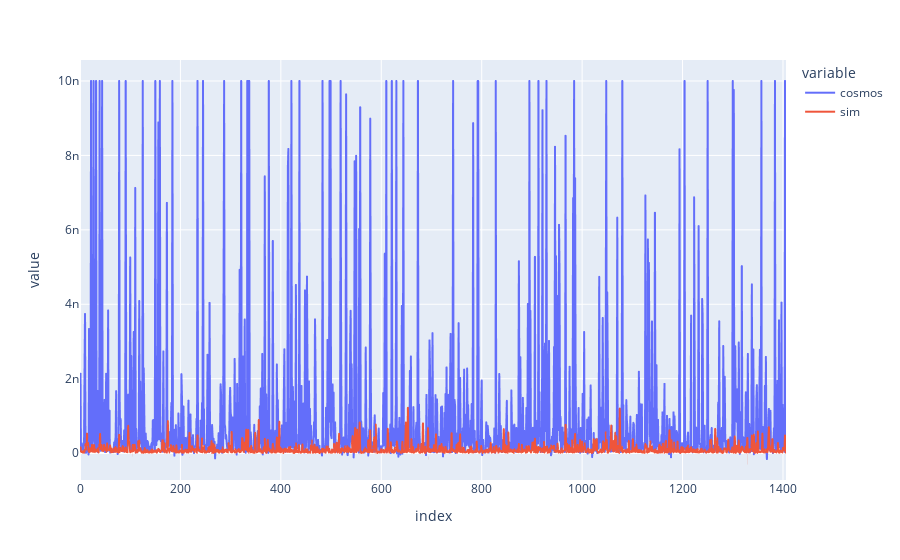

Notebook code cell kept with this figure:
### Code cell
# Chop off very bright objects
max_cos = cat['F184']
max_cos[max_cos > 1.0e-8] = 1.0e-8

# Plot
fig1 = px.line({"cosmos":max_cos, "sim":simcat['F184'],})
fig1.show()

### Figure 1 — Plotly figure (JSON) as saved in the notebook; plotly's stock layout.template omitted (floating-point values rounded to 4 significant figures; data arrays with more than 128 entries replaced by an {"elided": "..."} marker saying what was removed)
{"data": [{"hovertemplate": "variable=cosmos<br>index=%{x}<br>value=%{y}<extra></extra>", "legendgroup": "cosmos", "line": {"color": "#636efa", "dash": "solid"}, "marker": {"symbol": "circle"}, "mode": "lines", "name": "cosmos", "showlegend": true, "type": "scattergl", "x": {"elided": "1407 int values"}, "xaxis": "x", "y": {"elided": "1407 float values"}, "yaxis": "y"}, {"hovertemplate": "variable=sim<br>index=%{x}<br>value=%{y}<extra></extra>", "legendgroup": "sim", "line": {"color": "#EF553B", "dash": "solid"}, "marker": {"symbol": "circle"}, "mode": "lines", "name": "sim", "showlegend": true, "type": "scattergl", "x": {"elided": "1407 int values"}, "xaxis": "x", "y": {"elided": "1407 float values"}, "yaxis": "y"}], "layout": {"legend": {"title": {"text": "variable"}, "tracegroupgap": 0}, "margin": {"t": 60}, "xaxis": {"anchor": "y", "domain": [0, 1], "title": {"text": "index"}}, "yaxis": {"anchor": "x", "domain": [0, 1], "title": {"text": "value"}}}}
